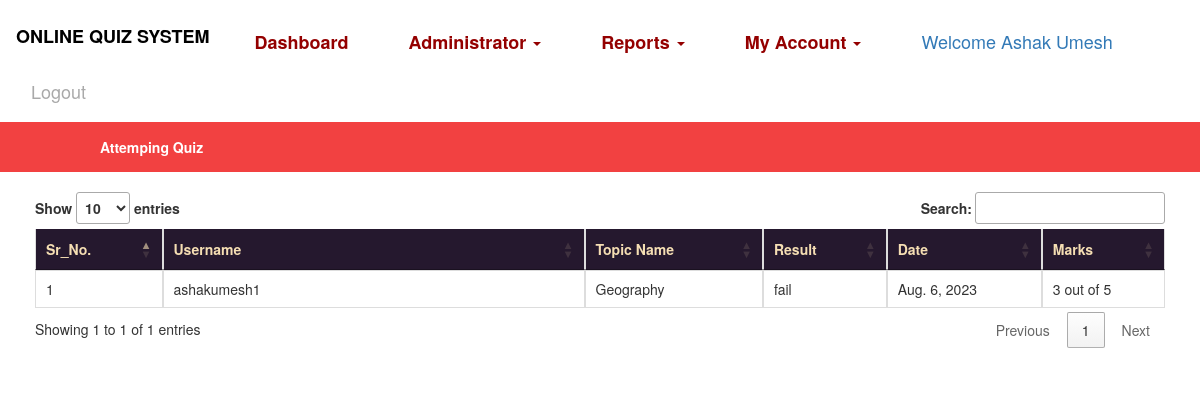
The app's page /resultreport/ (signed in) with its own data.
### Quiz/models.py (models this page shows, shortened)
class QuizResult(models.Model):
    bhu = models.ForeignKey(UserDetail, on_delete=models.CASCADE, null=True)
    topic = models.ForeignKey(Topic, on_delete=models.CASCADE, null=True)
    result = models.CharField(max_length=30, null=True)
    date1 = models.DateField(null=True)
    marks = models.CharField(max_length=100, null=True)

class UserDetail(models.Model):
    user = models.ForeignKey(User, on_delete=models.CASCADE, null=True)
    cat = models.CharField(max_length=30, null=True)
    gender = models.CharField(max_length=30, null=True)
    mobile = models.CharField(max_length=10, null=True)
    add1 = models.CharField(max_length=100, null=True)
    add2 = models.CharField(max_length=100, null=True)
    city = models.CharField(max_length=50, null=True)
    state = models.CharField(max_length=50, null=True)
    country = models.CharField(max_length=50, null=True)
    img = models.FileField(null=True)
    dob = models.DateField(null=True)

class Topic(models.Model):
    course = models.ForeignKey(Course, on_delete=models.CASCADE, null=True)
    level = models.CharField(max_length=30, null=True)
    topic = models.CharField(max_length=100, null=True)
    description = models.TextField(null=True)

### Quiz/views.py (the view)
# urls.py: path('resultreport/',ResultReport, name='resultreport'),
def ResultReport(request):
    if not request.user.is_authenticated:
        return redirect('tutorlogin')
    data = QuizResult.objects.all()
    d = {'data':data}
    return render(request,'resultreport.html',d)

### Quiz/templates/resultreport.html (shortened to what this page needs)
{% extends 'base2.html' %}
{% load static %}
{% block body %}
<div style="background-color:rgb(242,65,65);padding:15px">
        <table width="1000" align="center">
    <tr><th style="color:white"><b>Attemping Quiz</b></th>
    </tr>
</table>
</div>
<div class="container" style="padding:20px;border:0px solid white">
<table class="table table-bordered" id="myTable" style="border:0px solid white">
  <thead style="background-color:rgb(37,24,46);color:wheat;border-color:white">
  <tr>
    <th>Sr_No.</th>
      <th>Username</th>
    <th>Topic Name</th>
       <th>Result</th>
       <th>Date</th>
       <th>Marks</th>
  </tr>
  </thead>
   <tbody style="border-color:white">
    {% for i in data %}
  <tr>
    <td>{{forloop.counter}}</td>
      <td style="width:400px">{{i.bhu.user.username}}</td>
      <td>{{i.topic.topic}}</td>
      <td>{{i.result}}</td>
      <td>{{i.date1}}</td>
      <td>{{i.marks}}</td>
  </tr>
    {% endfor %}
    </tbody>
</table>
</div>
{% endblock %}

### Quiz/templates/base2.html (shortened to what this page needs)
<!DOCTYPE html>
<html lang="en">
<head>
    {% load static %}
  <link rel="stylesheet" href="https://maxcdn.bootstrapcdn.com/bootstrap/3.4.0/css/bootstrap.min.css">
  <link rel = stylesheet href = "//cdn.datatables.net/1.10.19/css/jquery.dataTables.min.css">
</head>
<body>
<nav class="navbar navbar-expand-sm bg-info navbar-dark" style="background-color:white">
    <ul class="nav navbar-nav">
      <li class="navbar-brand" style="color:rgb(0, 0, 0)"><h4><b>ONLINE QUIZ SYSTEM</b></h4></li>
            <li class="navbar-brand"><a href="{% url 'userdashboard' %}" style="color:rgb(148, 0, 0)"><b>Dashboard</b></a></li>
      <li class="navbar-brand"><a class="dropdown-toggle" data-toggle="dropdown" href="#" style="color:rgb(148, 0, 0);bottom-padding:18px"><b>Administrator</b>  <span class="caret"></span></a>
      </li>
      <li class="navbar-brand"><a class="dropdown-toggle" data-toggle="dropdown" href="#" style="color:rgb(148, 0, 0);bottom-padding:18px"><b>Reports</b>  <span class="caret"></span></a>
      </li>
      <li class="navbar-brand"><a class="dropdown-toggle" data-toggle="dropdown" href="#" style="color:rgb(148, 0, 0);bottom-padding:18px"><b>My Account</b>  <span class="caret"></span></a>
      </li>
        <li class="navbar-brand"> <a href="#" style="color:rgb(148, 0, 0) margin-top:25px">Welcome {{request.user.first_name}} {{request.user.last_name}}</a></li>
        <li class="navbar-brand"><a href="{% url 'logout' %}" style="color:darkgrey">Logout</a></li>
    </ul>
</nav>
{% block body %}
{% endblock %}
</body>
</html>

### Quiz/templates/resultreport.html (style rules this page uses)
#myTable { border-color:white; }

### records on screen
QuizResult: bhu.user.username "ashakumesh1", topic.topic "Geography", result "fail", date1 "Aug. 6, 2023", marks "3 out of 5"

### other values on screen
{{ request.user.first_name }} "Ashak"
{{ request.user.last_name }} "Umesh"
